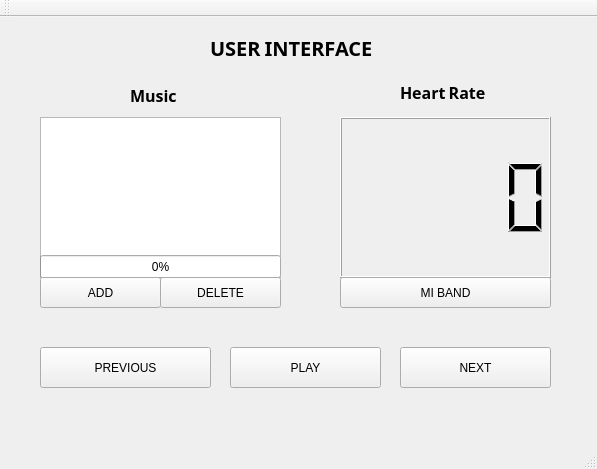
<?xml version="1.0" encoding="UTF-8"?>
<ui version="4.0">
 <class>MainWindow</class>
 <widget class="QMainWindow" name="MainWindow">
  <property name="geometry">
   <rect>
    <x>0</x>
    <y>0</y>
    <width>597</width>
    <height>469</height>
   </rect>
  </property>
  <property name="windowTitle">
   <string>MainWindow</string>
  </property>
  <widget class="QWidget" name="centralWidget">
   <widget class="QLCDNumber" name="lcd_heart">
    <property name="geometry">
     <rect>
      <x>340</x>
      <y>100</y>
      <width>211</width>
      <height>161</height>
     </rect>
    </property>
    <property name="layoutDirection">
     <enum>Qt::LeftToRight</enum>
    </property>
   </widget>
   <widget class="QListWidget" name="play_list">
    <property name="geometry">
     <rect>
      <x>40</x>
      <y>100</y>
      <width>241</width>
      <height>161</height>
     </rect>
    </property>
   </widget>
   <widget class="QLabel" name="label">
    <property name="geometry">
     <rect>
      <x>130</x>
      <y>70</y>
      <width>54</width>
      <height>17</height>
     </rect>
    </property>
    <property name="font">
     <font>
      <family>Noto Sans Adlam</family>
      <pointsize>12</pointsize>
      <weight>75</weight>
      <bold>true</bold>
     </font>
    </property>
    <property name="text">
     <string>Music</string>
    </property>
   </widget>
   <widget class="QLabel" name="label_2">
    <property name="geometry">
     <rect>
      <x>400</x>
      <y>60</y>
      <width>101</width>
      <height>31</height>
     </rect>
    </property>
    <property name="font">
     <font>
      <family>Noto Sans Adlam</family>
      <pointsize>12</pointsize>
      <weight>75</weight>
      <bold>true</bold>
     </font>
    </property>
    <property name="text">
     <string>Heart Rate</string>
    </property>
   </widget>
   <widget class="QPushButton" name="add">
    <property name="geometry">
     <rect>
      <x>40</x>
      <y>260</y>
      <width>121</width>
      <height>31</height>
     </rect>
    </property>
    <property name="text">
     <string>ADD</string>
    </property>
   </widget>
   <widget class="QPushButton" name="delete_2">
    <property name="geometry">
     <rect>
      <x>160</x>
      <y>260</y>
      <width>121</width>
      <height>31</height>
     </rect>
    </property>
    <property name="text">
     <string>DELETE</string>
    </property>
   </widget>
   <widget class="QPushButton" name="mi_band">
    <property name="geometry">
     <rect>
      <x>340</x>
      <y>260</y>
      <width>211</width>
      <height>31</height>
     </rect>
    </property>
    <property name="text">
     <string>MI BAND</string>
    </property>
   </widget>
   <widget class="QPushButton" name="prev">
    <property name="geometry">
     <rect>
      <x>40</x>
      <y>330</y>
      <width>171</width>
      <height>41</height>
     </rect>
    </property>
    <property name="text">
     <string>PREVIOUS</string>
    </property>
   </widget>
   <widget class="QPushButton" name="play">
    <property name="geometry">
     <rect>
      <x>230</x>
      <y>330</y>
      <width>151</width>
      <height>41</height>
     </rect>
    </property>
    <property name="text">
     <string>PLAY</string>
    </property>
   </widget>
   <widget class="QPushButton" name="next">
    <property name="geometry">
     <rect>
      <x>400</x>
      <y>330</y>
      <width>151</width>
      <height>41</height>
     </rect>
    </property>
    <property name="text">
     <string>NEXT</string>
    </property>
   </widget>
   <widget class="QLabel" name="label_3">
    <property name="geometry">
     <rect>
      <x>210</x>
      <y>10</y>
      <width>191</width>
      <height>41</height>
     </rect>
    </property>
    <property name="font">
     <font>
      <family>Noto Sans Adlam</family>
      <pointsize>15</pointsize>
      <weight>75</weight>
      <bold>true</bold>
     </font>
    </property>
    <property name="text">
     <string>USER INTERFACE</string>
    </property>
   </widget>
   <widget class="QProgressBar" name="progressBar">
    <property name="enabled">
     <bool>true</bool>
    </property>
    <property name="geometry">
     <rect>
      <x>40</x>
      <y>238</y>
      <width>241</width>
      <height>23</height>
     </rect>
    </property>
    <property name="value">
     <number>0</number>
    </property>
    <property name="alignment">
     <set>Qt::AlignCenter</set>
    </property>
    <property name="textVisible">
     <bool>true</bool>
    </property>
    <property name="orientation">
     <enum>Qt::Horizontal</enum>
    </property>
   </widget>
   <widget class="QLabel" name="label_play">
    <property name="geometry">
     <rect>
      <x>40</x>
      <y>310</y>
      <width>511</width>
      <height>20</height>
     </rect>
    </property>
    <property name="text">
     <string/>
    </property>
    <property name="alignment">
     <set>Qt::AlignCenter</set>
    </property>
   </widget>
  </widget>
  <widget class="QMenuBar" name="menuBar">
   <property name="geometry">
    <rect>
     <x>0</x>
     <y>0</y>
     <width>597</width>
     <height>21</height>
    </rect>
   </property>
  </widget>
  <widget class="QToolBar" name="mainToolBar">
   <attribute name="toolBarArea">
    <enum>TopToolBarArea</enum>
   </attribute>
   <attribute name="toolBarBreak">
    <bool>false</bool>
   </attribute>
  </widget>
  <widget class="QStatusBar" name="statusBar"/>
 </widget>
 <layoutdefault spacing="6" margin="11"/>
 <resources/>
 <connections/>
</ui>
